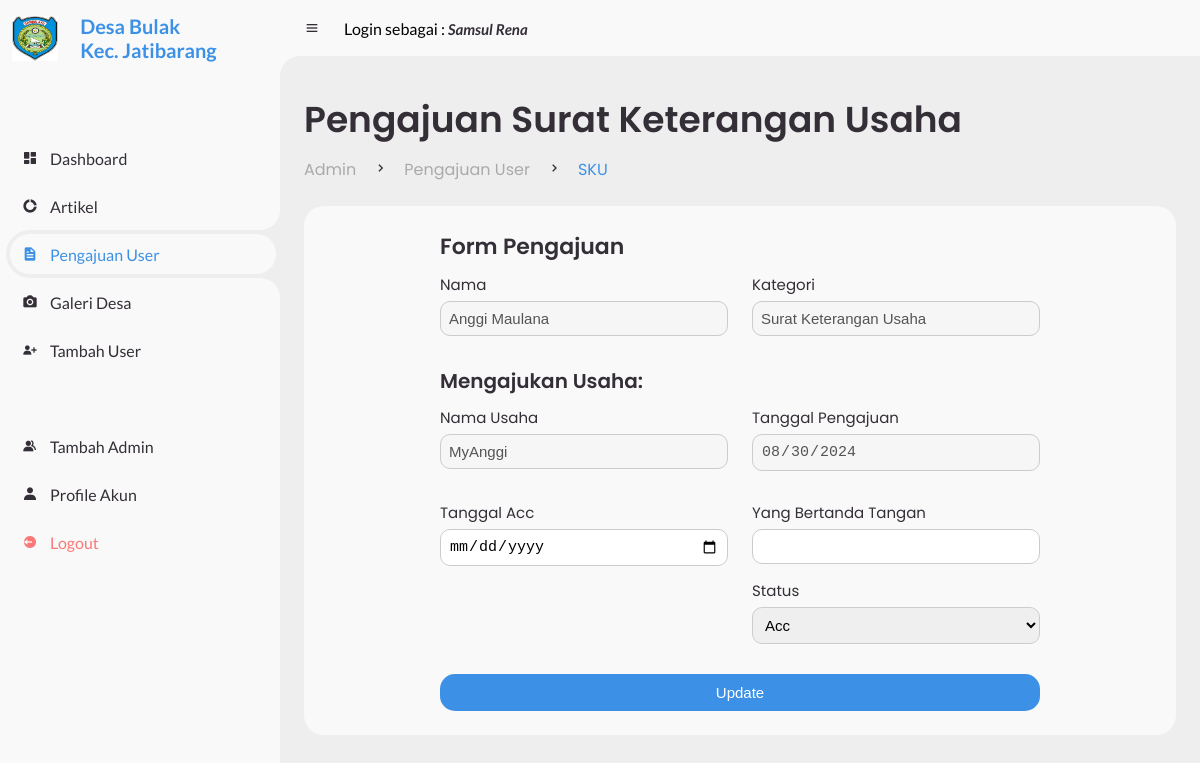
/admin/pengajuan/sku.php?id=79 (signed in), run on the app's committed database.
### tables this page shows
CREATE TABLE `pengajuan` (
  `id_pengajuan` int(11) NOT NULL,
  `nik` varchar(20) NOT NULL,
  `id_kategori` int(20) NOT NULL,
  `nama_usaha` varchar(255) DEFAULT NULL,
  `nama_kk` varchar(255) DEFAULT NULL,
  `nama_akte_dokumen` varchar(255) DEFAULT NULL,
  `keterangan_tidak_mampu` varchar(500) DEFAULT NULL,
  `masa_ktp_sementara` date DEFAULT NULL,
  `keterangan_menikah` varchar(255) DEFAULT NULL,
  `tanggal_pengajuan` date NOT NULL,
  `tanggal_acc` date DEFAULT NULL,
  `status` varchar(20) NOT NULL,
  `nama_kuwu` varchar(255) DEFAULT NULL,
  `id_admin` int(20) DEFAULT NULL
);

CREATE TABLE `user` (
  `user_id` int(11) NOT NULL,
  `nama` varchar(255) NOT NULL,
  `nik` varchar(20) NOT NULL,
  `tempat_lahir` varchar(255) NOT NULL,
  `tanggal_lahir` date NOT NULL,
  `jenis_kelamin` varchar(255) NOT NULL,
  `agama` varchar(255) NOT NULL,
  `alamat` varchar(255) NOT NULL,
  `pekerjaan` varchar(255) NOT NULL,
  `pendidikan` varchar(255) NOT NULL,
  `status_pernikahan` varchar(255) NOT NULL,
  `password` varchar(255) NOT NULL
);

CREATE TABLE `kategori_pengajuan` (
  `id_kategori_pengajuan` int(20) NOT NULL,
  `jenis_pengajuan` varchar(255) NOT NULL
);

### admin/pengajuan/sku.php (the view, shortened to what this page needs)
<?php
require '../../config/db.php';
$nip = $_SESSION['nip'];
$sql = "SELECT * FROM admin WHERE nip = '$nip'";
$result = mysqli_query($conn, $sql);
$userData = mysqli_fetch_assoc($result);
$displayName = $userData['nama'];
$row = null;
if (isset($_GET['id'])) {
    $id = $_GET['id'];
    $sql = "SELECT p.id_pengajuan, u.nama AS nama_user, k.jenis_pengajuan AS kategori, p.tanggal_pengajuan, p.nama_usaha, p.status
            FROM pengajuan p
            JOIN user u ON p.nik = u.nik
            JOIN kategori_pengajuan k ON p.id_kategori = k.id_kategori_pengajuan
            WHERE p.id_pengajuan = ?";
    $stmt = $conn->prepare($sql);
    $stmt->bind_param("i", $id);
    $stmt->execute();
    $result = $stmt->get_result();
    if ($result->num_rows > 0) {
        $row = $result->fetch_assoc();
    } else {
        echo "Data tidak tersedia!";
        exit;
    }
}
?>
<!DOCTYPE html>
<html lang="en">
<head>
    <link href='https://unpkg.com/boxicons@2.0.9/css/boxicons.min.css' rel='stylesheet'>
    <link rel="stylesheet" href="../../user/style.css">
    <link rel="stylesheet" href="https://cdn.jsdelivr.net/npm/sweetalert2@11/dist/sweetalert2.min.css">
</head>
<body>
    <section id="sidebar">
        <?php include 'brand.php' ?>
        <ul class="side-menu top">
            <li>
                <a href="../index.php">
                    <i class='bx bxs-dashboard'></i>
                    <span class="text">Dashboard</span>
                </a>
            </li>
            <li>
                <a href="../artikel.php">
                    <i class='bx bxs-doughnut-chart'></i>
                    <span class="text">Artikel</span>
                </a>
            </li>
            <li class="active">
                <a href="../pengajuan_user.php">
                    <i class='bx bxs-file'></i>
                    <span class="text">Pengajuan User</span>
                </a>
            </li>
            <li>
                <a href="../galeri.php">
                    <i class='bx bxs-camera' ></i>
                    <span class="text">Galeri Desa</span>
                </a>
            </li>
            <li>
                <a href="../tambah_user.php">
                    <i class='bx bxs-user-plus'></i>
                    <span class="text">Tambah User</span>
                </a>
            </li>
        </ul>
        <ul class="side-menu">
            <li>
                <a href="../tambah_admin.php">
                    <i class='bx bxs-group'></i>
                    <span class="text">Tambah Admin</span>
                </a>
            </li>
            <li>
                <a href="../profile_akun.php">
                    <i class='bx bxs-user'></i>
                    <span class="text">Profile Akun</span>
                </a>
            </li>
            <li>
                <a href="../logout.php" class="logout">
                    <i class='bx bxs-log-out-circle'></i>
                    <span class="text">Logout</span>
                </a>
            </li>
        </ul>
    </section>
    <section id="content">
        <?php include '../navbar.php' ?>
        <main>
            <div class="head-title">
                <div class="left">
                    <h1>Pengajuan Surat Keterangan Usaha</h1>
                    <ul class="breadcrumb">
                        <li><a href="index.php">Admin</a></li>
                        <li><i class='bx bx-chevron-right'></i></li>
                        <li><a href="index.php">Pengajuan User</a></li>
                        <li><i class='bx bx-chevron-right'></i></li>
                        <li><a class="active" href="pengajuan_user.php">SKU</a></li>
                    </ul>
                </div>
            </div>
            <div class="table-data">
                <div class="order">
                        <div class="formulir-pengajuan" id="pengajuanForm">
                        <h3 style="margin-bottom:10px; font-size:22px; font-weight: 600;">Form Pengajuan</h3>
                        <form action="sku.php" method="POST">
                            <div class="form-row">
                                <div class="form-column">
                                    <div class="data-user">
                                        <label for="nama">Nama</label>
                                        <input type="text" id="nama" value="<?php echo htmlspecialchars($row['nama_user'] ?? ''); ?>" disabled>
                                    </div>
                                </div>
                                <div class="form-column">
                                    <div class="data-user">
                                        <label for="jenis_pengajuan">Kategori</label>
                                        <input type="text" id="jenis_pengajuan" value="<?php echo htmlspecialchars($row['kategori'] ?? ''); ?>" disabled>
                                    </div>
                                </div>
                            </div>
                            <h3 style="margin-bottom:10px; font-size:20px; font-weight: 600;">Mengajukan Usaha: </h3>
                            <div class="form-row">
                                <div class="form-column">
                                    <div class="data-user">
                                        <label for="nama_usaha">Nama Usaha</label>
                                        <input type="text" id="nama_usaha" value="<?php echo htmlspecialchars($row['nama_usaha'] ?? ''); ?>" disabled>
                                    </div>
                                </div>
                                <div class="form-column">
                                    <div class="data-user">
                                        <label for="tanggal_pengajuan">Tanggal Pengajuan</label>
                                        <input type="date" id="tanggal_pengajuan" value="<?php echo htmlspecialchars($row['tanggal_pengajuan'] ?? ''); ?>" disabled>
                                    </div>
                                </div>
                            </div>
                            <div class="form-row">
                                <div class="form-column">
                                    <div class="data-user">
                                        <label for="tanggal_acc">Tanggal Acc</label>
                                        <input type="date" id="tanggal_acc" name="tanggal_acc" required>
                                    </div>
                                </div>
                                <div class="form-column">
                                    <div class="data-user">
                                        <label for="ttd">Yang Bertanda Tangan</label>
                                        <input type="text" id="ttd" name="ttd" required>
                                    </div>
                                    <div class="data-user">
                                        <label for="status">Status</label>
                                        <select id="status" name="status" required>
                                            <option value="Acc" <?php echo ($row['status'] ?? '') === 'Acc' ? 'selected' : ''; ?>>Acc</option>
                                        </select>
                                    </div>
                                </div>
                            </div>
                            <button type="submit">Update</button>
                        </form>
                    </div>
                </div>
            </div>
        </main>
    </section>
</body>
</html>

### admin/navbar.php (shortened to what this page needs)
<nav>
    <i class='bx bx-menu'></i>
    <p>Login sebagai : <a href="#" class="nav-link"><i><?php echo htmlspecialchars($displayName, ENT_QUOTES, 'UTF-8'); ?></i></a></p>
</nav>

### data on the page
pengajuan: nama "Anggi Maulana", id_kategori.jenis_pengajuan "Surat Keterangan Usaha", nama_usaha "MyAnggi", tanggal_pengajuan "08/30/2024", status "Acc"

### other printed values
$displayName "Samsul Rena"
